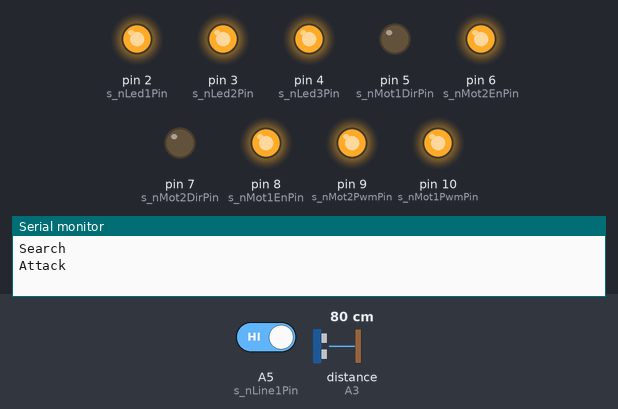
The sketch below on a simulated Arduino Uno, built with avr-gcc and run on an emulated ATmega328P. On the bench: output pins drawn as LEDs (lit = HIGH), the last lines printed to the serial monitor. Wiring (inferred from the names in the program): ultrasonic range finder: trigger A2; echo A3. Inputs (shaded band) come from the test bench; at power-on: distance to the obstacle (sensor on A3) 80 cm, A5 (s_nLine1Pin) HIGH. The echo pulse lasts 58.3 µs per cm; pins used as bus, display or sensor lines are not drawn.

Above: at 2.8 s.
2.9 s: distance to the obstacle (sensor on A3) set to 96 cm
4.4 s: distance to the obstacle (sensor on A3) set to 104 cm
At 4.8 s:
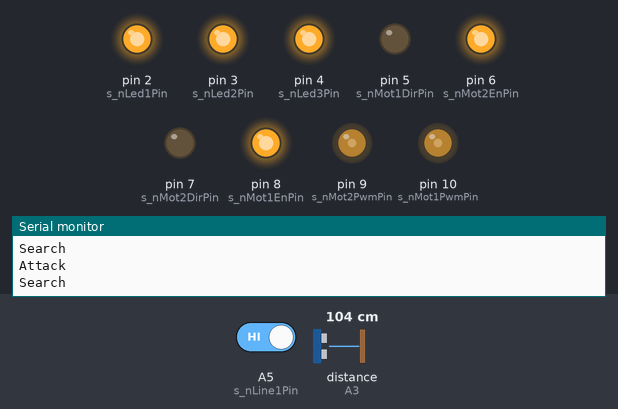
5.9 s: A5 (s_nLine1Pin) driven LOW
At 6.5 s:
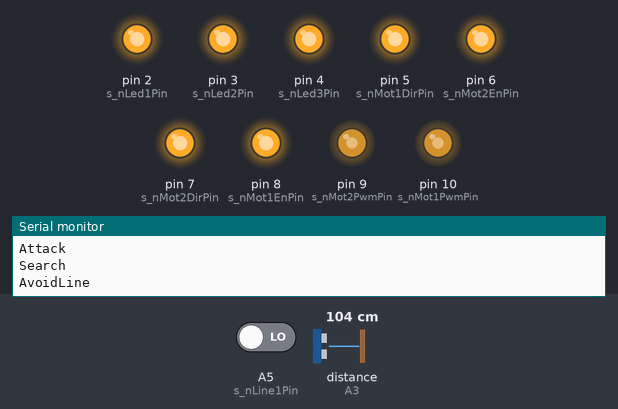
7.4 s: A5 (s_nLine1Pin) driven HIGH
At 9.2 s:
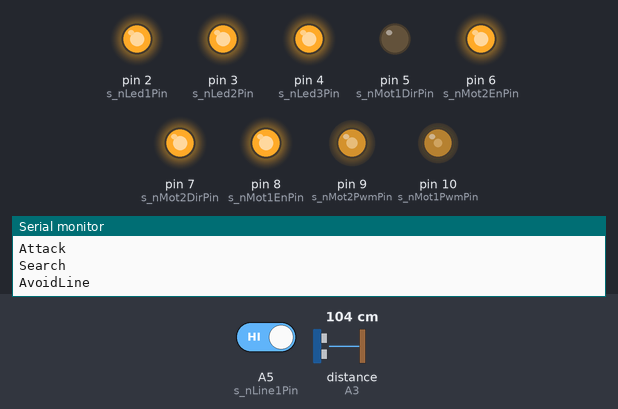
10.4 s: distance to the obstacle (sensor on A3) set to 2 cm
At 11.5 s:
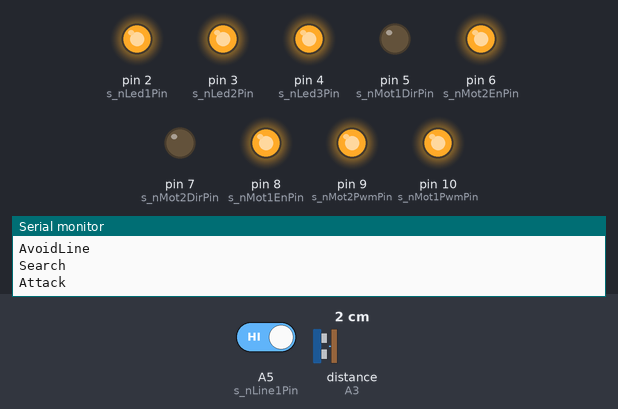
11.9 s: distance to the obstacle (sensor on A3) set to 120 cm
At 13.2 s:
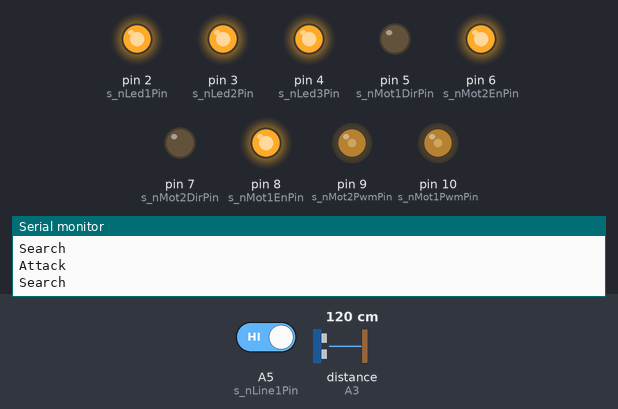
Timing chart, 0 to 14.4 s (numbered marks = the images above; inputs shaded):
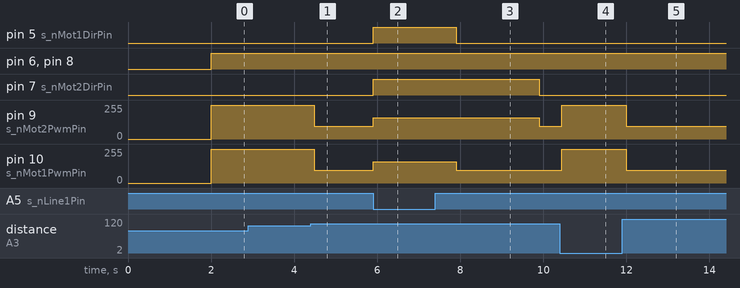

The sketch:

sumo-us-range.ino
```cpp
// Standard Setup COde

static const int s_nMot1DirPin = 5;    // Atmega Pin 11
static const int s_nMot2DirPin = 7;    // Atmega Pin 13
static const int s_nMot1EnPin = 8;     // Atmega Pin 14
static const int s_nMot2EnPin = 6;     // Atmega Pin 12
static const int s_nMot1PwmPin = 10;   // Atmega Pin 16
static const int s_nMot2PwmPin = 9;    // Atmega Pin 15

static const int s_nLed1Pin = 2;      // Atmega Pin 4
static const int s_nLed2Pin = 3;      // Atmega Pin 5
static const int s_nLed3Pin = 4;      // Atmega Pin 6

static const int s_n38KHzEnPin = A1;  // Atmega Pin 24
//static const int s_nRange1Pin = A2;   // Atmega Pin 25
//static const int s_nRange2Pin = A3;   // Atmega Pin 26
static const int s_nRangeTriggerPin = A2;
static const int s_nRangeEchoPin = A3;

static const int s_nLine1Pin = A5;    // Atmega Pin 28
static const int s_nLine2Pin = A4;    // Atmega Pin 27

static int const s_nBatVoltPin = A0;

static volatile unsigned long s_ulRange1LowTime;
static volatile unsigned long s_ulRange1HighTime;
static volatile bool s_bRange1Valid = false;

void Drive( int nSpeed1, int nSpeed2 );

//#include <MsTimer2.h>
class CRange{ //bot detection case, by default 'CRANGE' is private
  enum { RANGE_INIT, RANGE_START, RANGE_HIGH, RANGE_TRIGGER, RANGE_MEASURE, RANGE_RESET } state;//defines these as seperate values
  unsigned long starttime;
  unsigned long endtime;
  bool ready;
  long distance;

public:
  CRange (){
    state = RANGE_INIT;
    ready = false;
  }

 void loop (){ //bot detect state machine
  switch (state){
    case RANGE_INIT:
      state = RANGE_START;
      starttime = micros();
      break;
    case RANGE_START:
      digitalWrite(s_nRangeTriggerPin, LOW);
      if (micros() >= starttime + 50){
        state = RANGE_HIGH;
        starttime = micros();
        //Serial.println( "s->HIGH" );
      }
      break;
    case RANGE_HIGH:
     digitalWrite(s_nRangeTriggerPin, HIGH);
      if (micros() >= starttime + 20){
        state = RANGE_TRIGGER;
        starttime = micros();
        //Serial.println( "s->TRIGGER" );
      }
      break;
    case RANGE_TRIGGER:
      digitalWrite(s_nRangeTriggerPin, LOW);
      // wait for echo pin to go high so we can measure it.
      if (digitalRead(s_nRangeEchoPin) == HIGH ) {
        state = RANGE_MEASURE;
        starttime = micros();
        //Serial.println( "s->MEASURE" );
      }
      else if( micros() - starttime > 1000000 ) {
        state = RANGE_RESET;
        starttime = micros();
        //Serial.println( "s->RESET" );
      }
      break;
    case RANGE_MEASURE:
      if (digitalRead(s_nRangeEchoPin) == LOW || (micros() - starttime) > 1000000){
        endtime = micros();
        distance = (endtime - starttime)/58.2;
        //Serial.print( "Distance = " );
        //Serial.println( distance );
        ready = true;
        state = RANGE_RESET;
        starttime = micros();
        //Serial.println( "s->RESET" );
      }
      break;
    case RANGE_RESET:
 //     digitalWrite( s_nRangeTriggerPin, HIGH );
      if( micros() - starttime > 100000 ) {
        state = RANGE_START;
        starttime = micros();
        //Serial.println( "s->START" );
      }
  }
 }
 long getrange(){ //what the main code looks at to get the range value
  if (ready)
    return distance;
  else
    return -1;
 }
};
CRange range;


void setup()
{
// set up IR interrupts
//  PCMSK1 |= (1 << PCINT10);
//  PCICR |= (1 << PCIE1);

  pinMode( s_nMot1DirPin, OUTPUT );
  pinMode( s_nMot2DirPin, OUTPUT );
  pinMode( s_nMot1EnPin, OUTPUT );
  pinMode( s_nMot2EnPin, OUTPUT );
  pinMode( s_nMot1PwmPin, OUTPUT );
  pinMode( s_nMot2PwmPin, OUTPUT );

  pinMode( s_nLed1Pin, OUTPUT );
  pinMode( s_nLed2Pin, OUTPUT );
  pinMode( s_nLed3Pin, OUTPUT );
  digitalWrite( s_nLed1Pin, HIGH );
  digitalWrite( s_nLed2Pin, HIGH );
  digitalWrite( s_nLed3Pin, HIGH );

  pinMode( s_nRangeTriggerPin, OUTPUT );
  pinMode( s_nRangeEchoPin, INPUT ); //reading state of pin

  pinMode( s_nLine1Pin, INPUT_PULLUP );
  pinMode( s_nLine2Pin, INPUT_PULLUP );

  analogReference( DEFAULT );
  Serial.begin( 9600 );
}

void SetDrive( int nSpeed1, int nSpeed2 )
{
  if( nSpeed1 > 0 )
  {
    digitalWrite( s_nMot1DirPin, LOW );
    analogWrite( s_nMot1PwmPin, nSpeed1 );
    digitalWrite( s_nMot1EnPin, HIGH );
  }
  else if( nSpeed1 < 0 )
  {
    digitalWrite( s_nMot1DirPin, HIGH );
    analogWrite( s_nMot1PwmPin, 255 + nSpeed1 );
    digitalWrite( s_nMot1EnPin, HIGH );
  }
  else
  {
    digitalWrite( s_nMot1EnPin, LOW );
  }

  if( nSpeed2 > 0 )
  {
    digitalWrite( s_nMot2DirPin, LOW );
    analogWrite( s_nMot2PwmPin, nSpeed2 );
    digitalWrite( s_nMot2EnPin, HIGH );
  }
  else if( nSpeed2 < 0 )
  {
    digitalWrite( s_nMot2DirPin, HIGH );
    analogWrite( s_nMot2PwmPin, 255 + nSpeed2 );
    digitalWrite( s_nMot2EnPin, HIGH );
  }
  else
  {
    digitalWrite( s_nMot2EnPin, LOW );
  }
}

boolean bDetectLine1()
{
  if( digitalRead( s_nLine1Pin ) ) //line detect code here
    return false; //line detected
  else
    return true; //no line
}

boolean bDetectLine2()
{
  if( digitalRead( s_nLine2Pin ) )
    return false;
  else
    return true;
}

void StartDrive( int nSpeed1, int nSpeed2, int nMillis )
{
  unsigned long ulDriveEndMillis;

  ulDriveEndMillis = millis() + nMillis;
  SetDrive( nSpeed1, nSpeed2 );
  while( millis() < ulDriveEndMillis );
}

void forward()
{
  SetDrive( 100, 100 );

}

void turnRight()
{
  SetDrive( 100, -100 );
  delay( 2000 );
}

void turnLeft()
{
  SetDrive( -100, 100 );
  delay( 2000 );
}

void stopBot()
{
  SetDrive( 0, 0 );
  delay( 2000 );
}

void StateMachine( boolean bInRange )
{
  static enum { sInit, sSearch, sAvoidLine, sAttack } s_state = sInit;

  switch( s_state )
  {
    case sInit: //start of match, driving forward
      delay( 2000 );
      s_state = sSearch;
      SetDrive( 96, 96 );
      Serial.println( "Search" );
      break;
    case sSearch:
      if( bDetectLine1() )
      {
        SetDrive( -96, -96 );
        Serial.println( "AvoidLine" );
        s_state = sAvoidLine;
      }
  #if 1
      if( bInRange )
      {
        SetDrive( 255, 255 );
        Serial.println( "Attack" );
        s_state = sAttack;
      }
 #endif
     break;
   case sAvoidLine:
     if( !bDetectLine1() )
     {
       delay( 500 );
       SetDrive( 96, -96 );
       delay( 2000 );
       SetDrive( 96, 96 );
       s_state = sSearch;
       Serial.println( "Search"  );
     }
     break;
   case sAttack:
      if( bDetectLine1() )
      {
        SetDrive( -96, -96 );
        s_state = sAvoidLine;
        Serial.println( "Attack" );
      }
      if( !bInRange )
      {
        SetDrive( 96, 96 );
        s_state = sSearch;
        Serial.println( "Search" );
      }
     break;
  }
}

void loop()
{
  static boolean bLastInRange = false;
  boolean bInRange = bLastInRange;

  range.loop();

#if 0
  val = analogRead( s_nBatVolt );

  // Input voltage goes through a voltage divider network of 10K & 75K, so V = 10 * Vbat / (10 + 75)
  // The analog reference is set to 5V, val = 0 -> 0V, val = 1023 = 5V, but we are measuring after the divider
  // so the real voltage range is 5V * 85 / 10 = 42.5.
  // We will map the voltage to 0 -> 4250 hundredths of a volt or 42.50volts
  // Something should be done when the voltage drops below 11V
  val2 = map( val, 0, 1023, 0, 4250 );
  Serial.println( val2 );
#endif

#if 0
  if( s_bRange1Valid )
  {
    unsigned long ulLen = s_ulRange1HighTime - s_ulRange1LowTime;
    if( ulLen > 2 )
    {
      digitalWrite( s_nLed3Pin, ulLen > 45 ? LOW : HIGH );
      bInRange = ulLen > 45 ? true : false;
    }
    s_bRange1Valid = false;
  }
#endif
  long distance = range.getrange();
  if( distance < 0 || distance > 100)
    bInRange = false;
   else
      bInRange = true;

  StateMachine( bInRange );
  bLastInRange = bInRange;


}
```

Measured:
- the behaviour switches between 100 and 101 cm on distance to the obstacle (sensor on A3) (found by bisection; images 0 and 1)
- after the input at 2.9 s, every drawn part: stays the same
- after the input at 4.4 s, pin 9 (s_nMot2PwmPin), pin 10 (s_nMot1PwmPin): 255/255 → 96/255 after 0.08 s
- after the input at 5.9 s, pin 5 (s_nMot1DirPin), pin 7 (s_nMot2DirPin): LOW → HIGH at once; pin 9 (s_nMot2PwmPin), pin 10 (s_nMot1PwmPin): 96/255 → 159/255 at once
- after the input at 7.4 s, pin 5 (s_nMot1DirPin): HIGH → LOW after 0.50 s; pin 7 (s_nMot2DirPin): HIGH → LOW after 2.5 s; pin 9 (s_nMot2PwmPin): 159/255 → 96/255 after 2.5 s; pin 10 (s_nMot1PwmPin): 159/255 → 96/255 after 0.50 s
- after the input at 10.4 s, pin 9 (s_nMot2PwmPin), pin 10 (s_nMot1PwmPin): 96/255 → 255/255 at once
- after the input at 11.9 s, pin 9 (s_nMot2PwmPin), pin 10 (s_nMot1PwmPin): 255/255 → 96/255 after 0.09 s
